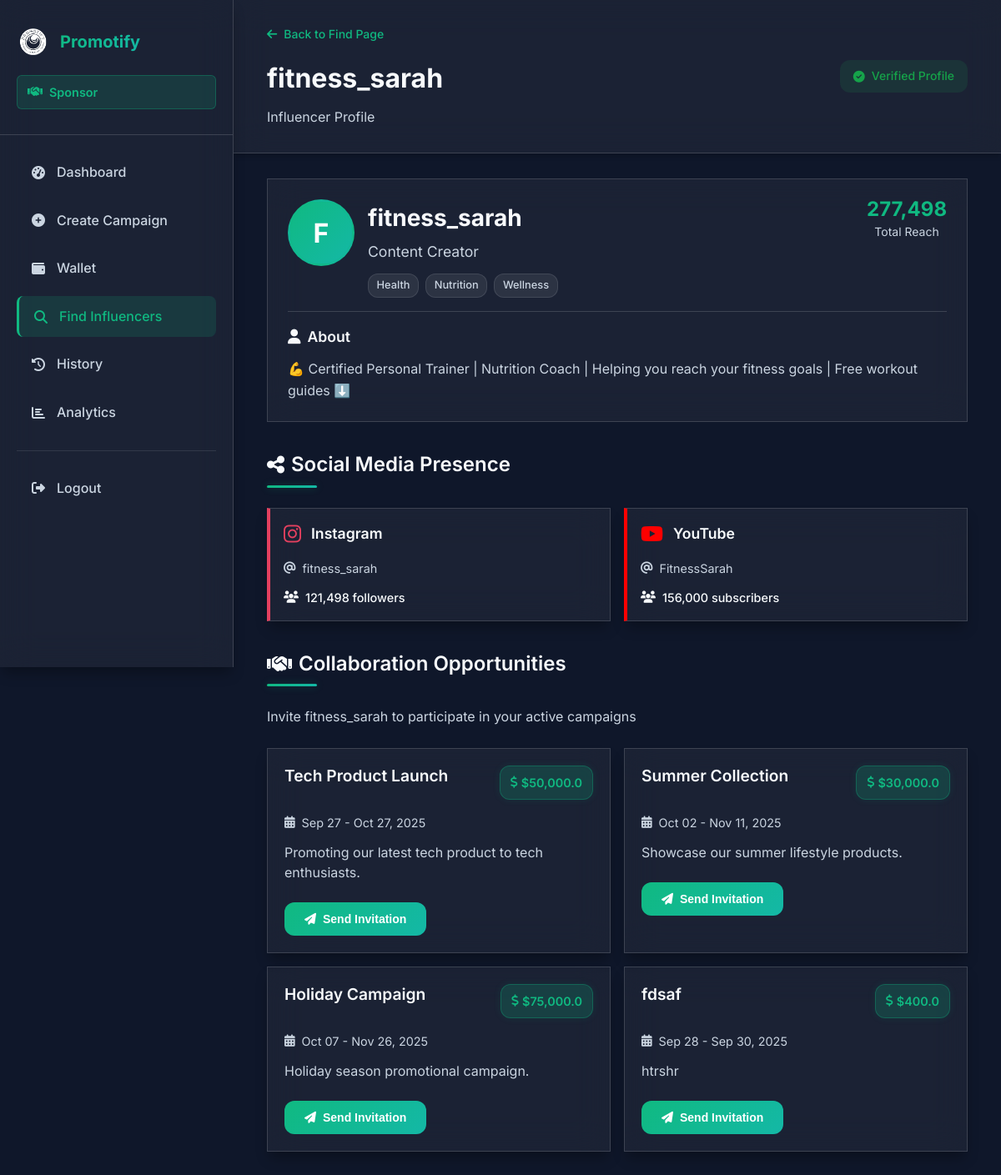
Before: /sview_influencer/5 (signed in) with the older database file.
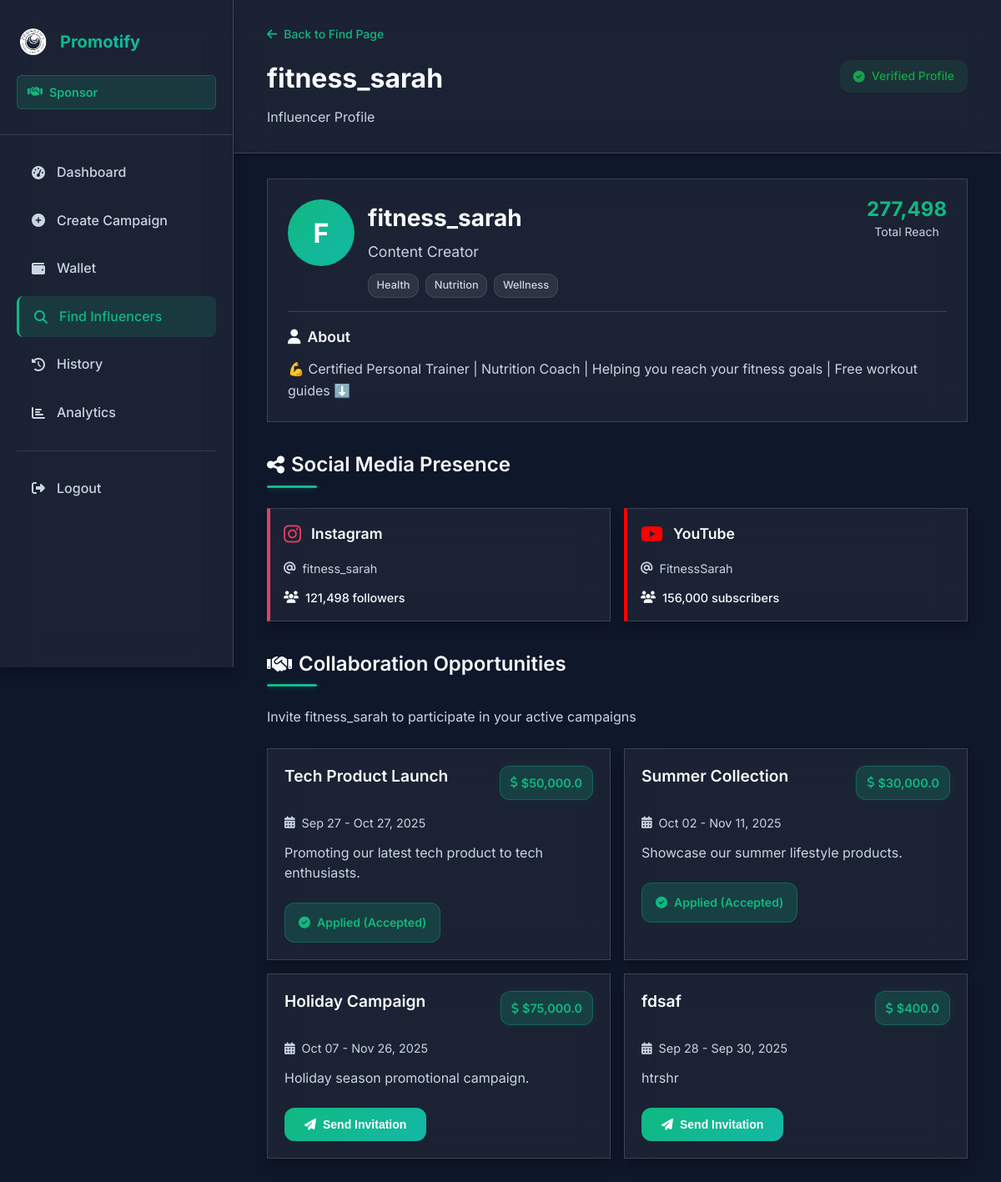
After: the same page with the newer database file.
### models.py (models this page shows, shortened)
class Campaign(db.Model):
    id = db.Column(db.Integer, primary_key=True)
    sponsor_id = db.Column(db.Integer, db.ForeignKey('sponsor.id', ondelete='CASCADE'), nullable=False)
    name = db.Column(db.String(15), nullable=False)
    description = db.Column(db.Text, nullable=True)
    start_date = db.Column(db.Date, nullable=False)
    end_date = db.Column(db.Date, nullable=False)
    budget = db.Column(db.Float, nullable=False)
    status = db.Column(db.String(50))
    created_at = db.Column(db.DateTime, default=datetime.utcnow)
    sponsor = db.relationship('Sponsor', backref=db.backref('campaigns', lazy=True, cascade='all, delete-orphan'))
    influencers = db.relationship('Influencer', secondary='application',
                                  primaryjoin="and_(Campaign.id==Application.campaign_id, Application.status=='accepted')",
                                  backref=db.backref('accepted_campaigns', lazy='dynamic'))

class Application(db.Model):
    id = db.Column(db.Integer, primary_key=True)
    influencer_id = db.Column(db.Integer, db.ForeignKey('influencer.id', ondelete='CASCADE'), nullable=False)
    campaign_id = db.Column(db.Integer, db.ForeignKey('campaign.id', ondelete='CASCADE'), nullable=False)
    status = db.Column(db.String(20), default='pending')
    created_at = db.Column(db.DateTime, default=datetime.utcnow)
    influencer = db.relationship('Influencer', backref=db.backref('applications', lazy=True, cascade='all, delete-orphan'))
    campaign = db.relationship('Campaign', backref=db.backref('applications', lazy=True, cascade='all, delete-orphan'))

### routes.py (the view)
    @app.route('/sview_influencer/<int:influencer_id>')
    def sview_influencer_profile(influencer_id):
        if 'sponsor_id' not in session:
            flash('You need to log in first.', 'error')
            return redirect(url_for('spon_log'))
        sponsor = Sponsor.query.get(session['sponsor_id'])
        influencer = Influencer.query.get_or_404(influencer_id)
        search_query = request.args.get('search', '')
        campaign_context = request.args.get('campaign', '')
        sponsor_campaigns = Campaign.query.filter_by(
            sponsor_id=sponsor.id
        ).filter(
            Campaign.end_date >= datetime.now().date()
        ).all()
        campaign_status = {}
        for campaign in sponsor_campaigns:
            existing_invitation = CampaignInvitation.query.filter_by(
                sponsor_id=sponsor.id,
                influencer_id=influencer_id,
                campaign_id=campaign.id
            ).first()
            existing_application = Application.query.filter_by(
                influencer_id=influencer_id,
                campaign_id=campaign.id
            ).first()
            campaign_status[campaign.id] = {
                'invitation': existing_invitation,
                'application': existing_application,
                'can_invite': not existing_invitation and not existing_application
            }
        return render_template('sponsor_view_influencer.html',
                               influencer=influencer,
                               sponsor=sponsor,
                               sponsor_campaigns=sponsor_campaigns,
                               campaign_status=campaign_status,
                               search_query=search_query,
                               campaign_context=campaign_context)

### models.py (called while the page is built)
    def get_total_followers(self):
        return sum([
            self.instagram_followers or 0,
            self.youtube_subscribers or 0,
            self.twitter_followers or 0,
            self.linkedin_connections or 0
        ])

    def get_secondary_niches_list(self):
        import json
        try:
            return json.loads(self.secondary_niches) if self.secondary_niches else []
        except:
            return []

### templates/sponsor_view_influencer.html (shortened to what the changed rows need)
<!DOCTYPE html>
<html lang="en">
<head>
    <link rel="stylesheet" href="{{ url_for('static', filename='css/sponsor_view_influencer.css') }}">
    <link rel="stylesheet" href="https://cdnjs.cloudflare.com/ajax/libs/font-awesome/6.4.0/css/all.min.css">
</head>
<body>
    <main class="main-content">
        <header class="content-header">
            <div class="header-left">
                <h1>{{ influencer.username }}</h1>
            </div>
        </header>
        <div class="content">
            <div class="profile-overview">
                <div class="profile-card">
                    <div class="profile-header">
                        <div class="profile-info">
                            <h2 class="profile-name">{{ influencer.username }}</h2>
                        </div>
                    </div>
                </div>
            </div>
            <div class="social-media-section">
                <h2 class="section-title">
                    <i class="fas fa-share-alt"></i>
                    Social Media Presence
                </h2>
            </div>
            {% if sponsor_campaigns %}
            <div class="collaboration-section">
                <h2 class="section-title">
                    <i class="fas fa-handshake"></i>
                    Collaboration Opportunities
                </h2>
                <div class="campaigns-grid">
                    {% for campaign in sponsor_campaigns %}
                    <div class="campaign-card">
                        <div class="campaign-header">
                            <h3 class="campaign-name">{{ campaign.name }}</h3>
                            <div class="campaign-budget">
                                <i class="fas fa-dollar-sign"></i>
                                ${{ "{:,}".format(campaign.budget) }}
                            </div>
                        </div>
                        <div class="campaign-details">
                            <div class="campaign-duration">
                                <i class="fas fa-calendar-alt"></i>
                                <span>{{ campaign.start_date.strftime('%b %d') }} - {{ campaign.end_date.strftime('%b %d, %Y') }}</span>
                            </div>
                            {% if campaign.description %}
                            <div class="campaign-description">
                                <p>{{ campaign.description[:150] }}{% if campaign.description|length > 150 %}...{% endif %}</p>
                            </div>
                            {% endif %}
                        </div>
                        <div class="campaign-actions">
                            {% set status = campaign_status[campaign.id] %}
                            {% if status.application %}
                                <div class="status-badge applied">
                                    <i class="fas fa-check-circle"></i>
                                    Applied ({{ status.application.status.title() }})
                                </div>
                            {% elif status.invitation %}
                                <div class="status-badge invited">
                                    <i class="fas fa-envelope"></i>
                                    Invitation {{ status.invitation.status.title() }}
                                </div>
                            {% elif status.can_invite %}
                                <button class="btn btn-primary invite-btn" data-campaign-id="{{ campaign.id }}" data-influencer-id="{{ influencer.id }}">
                                    <i class="fas fa-paper-plane"></i>
                                    Send Invitation
                                </button>
                            {% else %}
                                <div class="status-badge unavailable">
                                    <i class="fas fa-times-circle"></i>
                                    Not Available
                                </div>
                            {% endif %}
                        </div>
                    </div>
                    {% endfor %}
                </div>
            </div>
            {% endif %}
        </div>
    </main>
</body>
</html>

Changed rows visible on the page:
computed for Campaign "Tech Product Launch": text "Send Invitation" → "Applied ( )"
added Application: application.status "Accepted"
computed for Campaign "Summer Collection": text "Send Invitation" → "Applied ( )"
added Application: application.status "Accepted"
